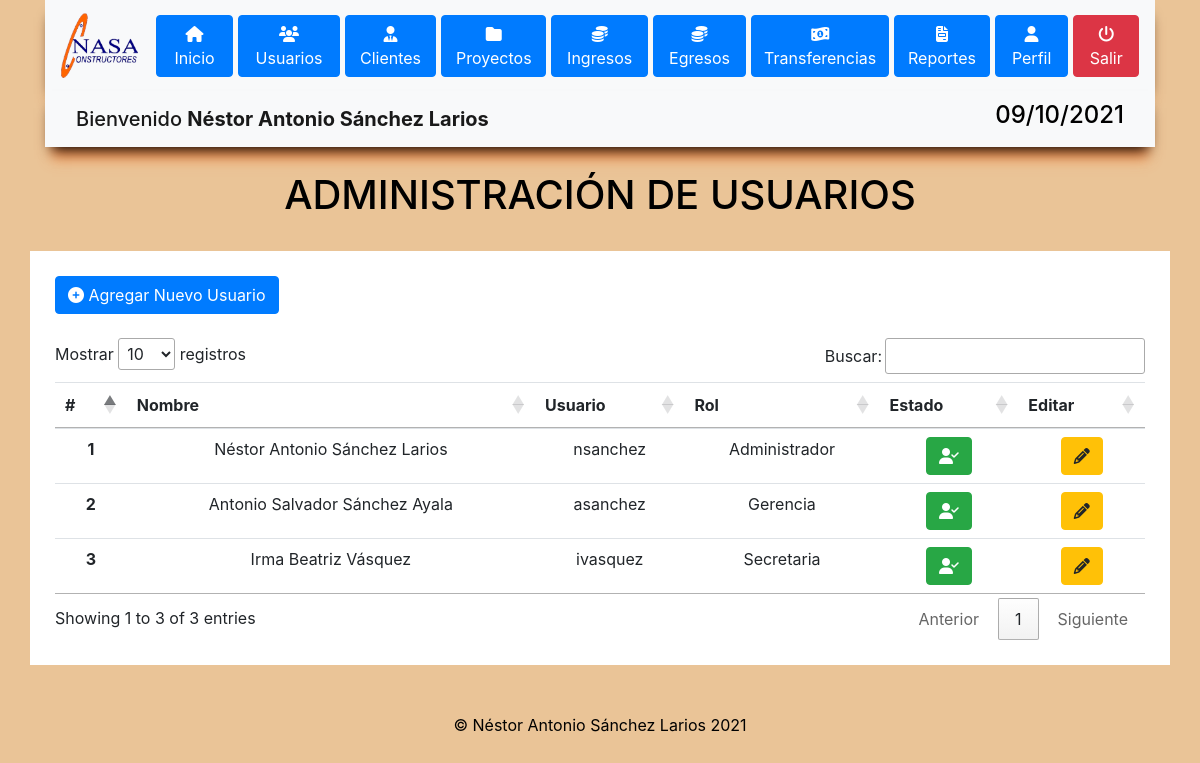
/vistas/usuarios.php (signed in), run on the app's committed database.
### tables this page shows
CREATE TABLE `usuario` (
  `id_usuario` int(11) NOT NULL,
  `nombre` text NOT NULL,
  `usuario` text NOT NULL,
  `password` text NOT NULL,
  `estado` int(11) NOT NULL,
  `id_rol` int(11) NOT NULL
);

### vistas/usuarios.php (the view, shortened to what this page needs)
<?php
include '../modelos/conexion.php';
?>
<!DOCTYPE html>
<html lang="es">
<head>
<?php
include "header/directorio.php"
?>
</head>
<body>
<?php
    include "header/header.php"
?>
<br>
<div class="container">
    <h1 class="text-center" style="color: black;">ADMINISTRACIÓN DE USUARIOS</h1>
</div>
<br>
<div class="container" style="background-color: white; padding: 25px;">
    <button type="button" class="btn btn-primary" data-toggle="modal" data-target="#usuariosModal">
    <i class="fas fa-plus-circle"></i> Agregar Nuevo Usuario
    </button>
    <br>
    <br>
    <table id="usuarios" class="table text-center table-responsive-lg">
  <thead>
    <tr>
      <th scope="col">#</th>
      <th scope="col">Nombre</th>
      <th scope="col">Usuario</th>
      <th scope="col">Rol</th>
      <th scope="col">Estado</th>
      <th scope="col">Editar</th>
    </tr>
  </thead>
  <tbody>
  <?php
  $qusuario = "SELECT * FROM usuario";
  $resultado = mysqli_query($conexion,$qusuario);
  $i =0;
  while($row = mysqli_fetch_array($resultado)){
    $i ++;
    ?>
    <tr>
      <th scope="row"><?php echo $i ?></th>
      <td><?php echo $row['nombre'] ?></td>
      <td><?php echo $row['usuario'] ?></td>
      <td><?php
      if($row['id_rol'] == 1){echo "Administrador";}
      else if($row['id_rol'] == 2){echo "Gerencia";}
      else{echo "Secretaria";} ?>
      </td>
      <td>
        <a class="btn
        <?php if($row['estado'] == 1){
           echo "btn-success";}else{echo"btn-danger";} ?>
             btn" href="../controladores/estadoUsuario.php?UsuarioId=<?php echo $row['id_usuario']  ?>">
              <?php if($row['estado'] == 1){
                echo "<i class='fas fa-user-check'></i>";}
                else{echo"<i class='fas fa-user-times'></i>";} ?>
                </a>
      </td>
      <td>
      <div class="" >
        <div role="group" aria-label="Third group">
        <button type="button" id="botonEditar" class="btn btn-warning" data-toggle="modal" data-target="#EditarUsuariosModal"
        data-id="<?php echo $row['id_usuario'] ?>" data-nombre="<?php echo $row['nombre'] ?>"
        data-usuario="<?php echo $row['usuario']?>">
        <i class="fas fa-pencil-alt"></i>
        </button>
            </div>
            </td>
</div>
    </tr>
    <?php
  }
    ?>
        <br>
        <br>
      <div class="footer text-center">
          <p>© Néstor Antonio Sánchez Larios 2021</p>
      </div>
</body>
</html>

### css/inicio.css (style rules this page uses)
body { background-color: #EAC497; }
.footer { color: black; }

### data on the page
usuario: nombre "Néstor Antonio Sánchez Larios", usuario "nsanchez", shows "Administrador", estado 1 (drawn)
usuario: nombre "Antonio Salvador Sánchez Ayala", usuario "asanchez", shows "Gerencia", estado 1 (drawn)
usuario: nombre "Irma Beatriz Vásquez", usuario "ivasquez", shows "Secretaria", estado 1 (drawn)

### other printed values
$nombreU "Néstor Antonio Sánchez Larios"
